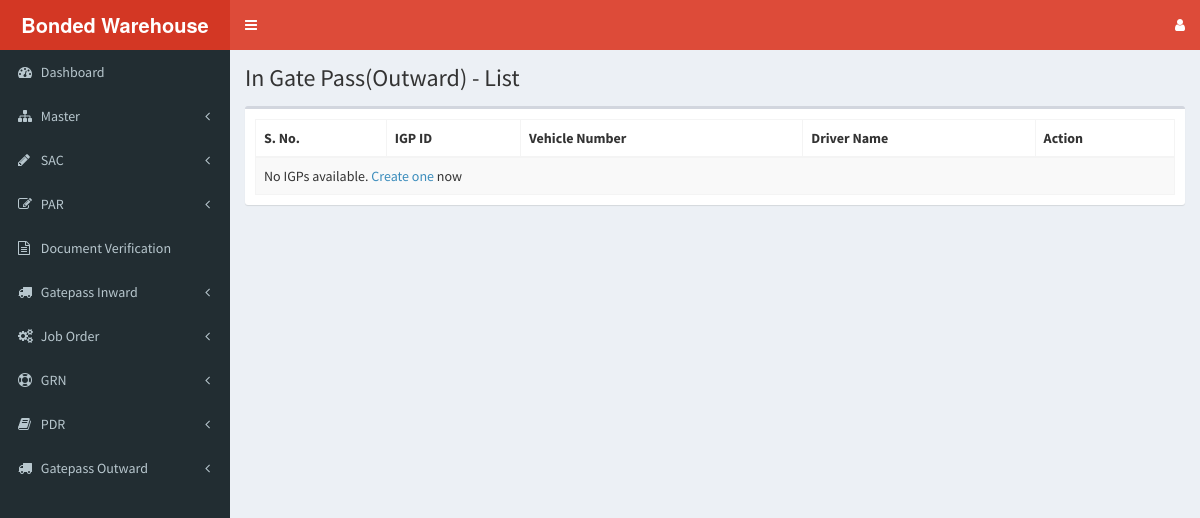
Before: /gate-pass/igp-loading-list-view.php with the older database file.
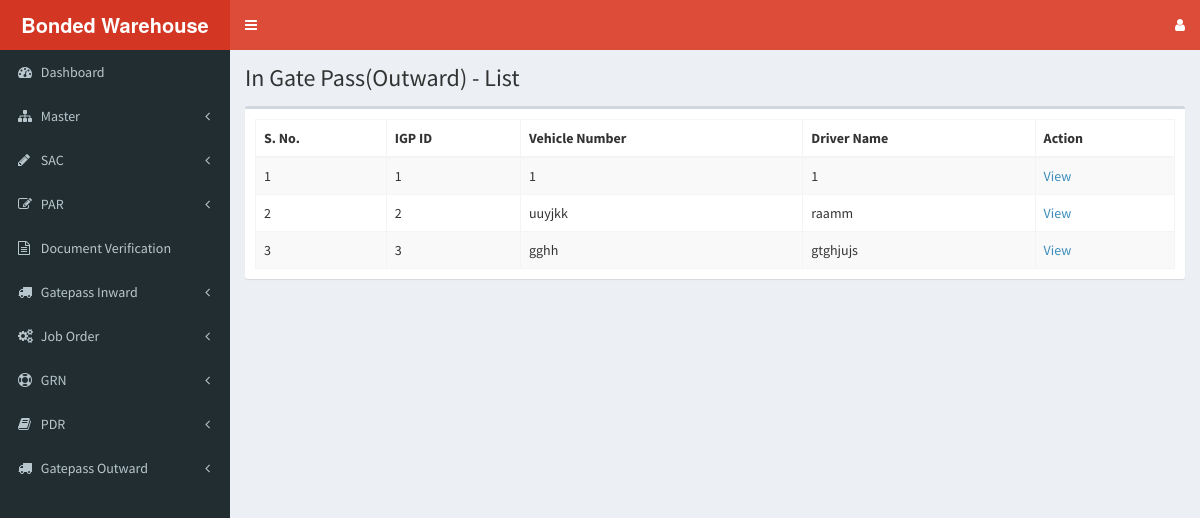
After: the same page with the newer database file.
### tables this page shows
CREATE TABLE `igp_loading` (
  `igp_lo_id` int(11) NOT NULL,
  `entry_date` date NOT NULL,
  `data_type` varchar(50) NOT NULL,
  `data_value` varchar(50) NOT NULL,
  `vehicle_number` varchar(50) DEFAULT NULL,
  `driver_name` varchar(50) DEFAULT NULL,
  `driving_license` varchar(50) DEFAULT NULL,
  `time_in` varchar(50) NOT NULL,
  `status` varchar(50) NOT NULL DEFAULT 'igp_created'
);

### gate-pass/igp-loading-list-view.php (the view, shortened to what this page needs)
<?php
  include('../header.php');
  include('../sidebar.php');
  include('../dbconfig.php');
?>
<div class="content-wrapper">
  <section class="content-header">
    <h1>
      In Gate Pass(Outward) - List
    </h1>
  </section>
  <section class="content">
    <div class="box">
      <div class="box-body">
        <table id="par_table" class="table table-bordered table-striped">
          <thead>
            <tr>
              <th>S. No.</th>
              <th>IGP ID</th>
              <th>Vehicle Number</th>
              <th>Driver Name</th>
              <th>Action</th>
            </tr>
          </thead>
          <tbody>
            <?php
              $select_query = "SELECT * FROM igp_loading";
              $result = mysqli_query($dbc,$select_query);
              $row_counter = 0;
              if(mysqli_num_rows($result) > 0) {
                while($row = mysqli_fetch_array($result)) {
                  echo "<tr>";
                  echo "<td>".++$row_counter."</td>";
                  echo "<td>".$row['igp_lo_id']."</td>";
                  echo "<td>".$row['vehicle_number']."</td>";
                  echo "<td>".$row['driver_name']."</td>";
                  echo "<td><a href='igp-loading-view.php?igp_lo_id=".$row['igp_lo_id']."'>View</a></td>";
                  echo "</tr>";
                }
              } else {
                echo "<tr><td colspan=\"6\">No IGPs available. <a href=\"igp-unloading-create.php\">Create one</a> now</td></tr>";
              }
            ?>
          </tbody>
        </table>
      </div>
      </div>
    </div>
</div>
<?php
  include('../footer.php');
?>

Changed rows visible on the page:
added igp_loading: igp_lo_id "1", vehicle_number "1", driver_name "1"
added igp_loading: igp_lo_id "2", vehicle_number "uuyjkk", driver_name "raamm"
added igp_loading: igp_lo_id "3", vehicle_number "gghh", driver_name "gtghjujs"
Other visible differences:
text no longer shown: "No IGPs available. Create one now"
